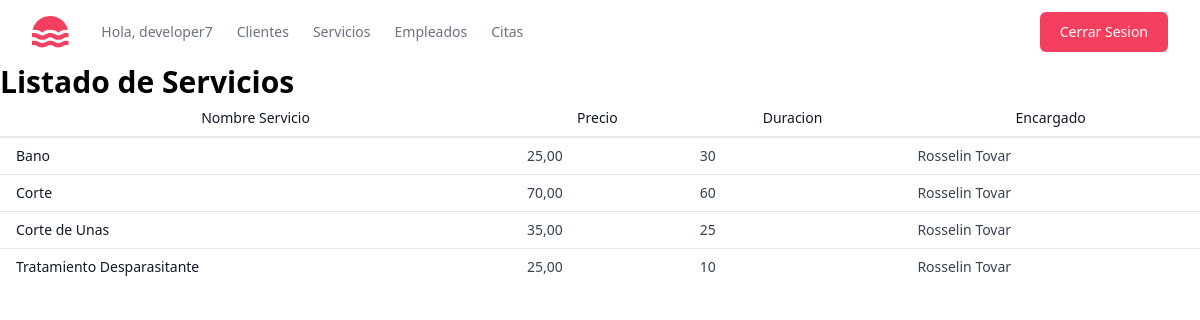
/servicios/listado-servicios/ (signed in), run on the app's committed database.
### servicios/models.py (models this page shows, shortened)
class Servicio(models.Model):
    nombre = models.CharField(max_length=100)
    realizado_por = models.ForeignKey(
        Empleado, on_delete=models.CASCADE, related_name="servicios"
    )
    descripcion = models.TextField()
    precio = models.DecimalField(max_digits=10, decimal_places=2)
    duracion = models.IntegerField()

### empleados/models.py (models this page shows)
class Empleado(models.Model):
    nombre = models.CharField(max_length=50)
    apellido = models.CharField(max_length=50)
    dni = models.CharField(max_length=8, unique=True)
    telefono = models.CharField(max_length=10)
    correo = models.EmailField(max_length=50)
    fecha_ingreso = models.DateField()
    def __str__(self):
        return f"{self.nombre} {self.apellido}"

### servicios/views.py (the view)
# urls.py: path("listado-servicios/", ListadoServicios.as_view(), name="listado_servicios"),
class ListadoServicios(ListView):
    model = Servicio
    template_name = "servicios/listado_servicios.html"
    context_object_name = "servicios"

### servicios/templates/servicios/listado_servicios.html
{% extends "base.html" %} {% block content %}
<h1 class="text-3xl font-bold">Listado de Servicios</h1>
<div class="overflow-x-auto">
  <table class="min-w-full divide-y-2 divide-gray-200 bg-white text-sm">
    <thead class="ltr:text-left rtl:text-right">
      <tr>
        <th class="whitespace-nowrap px-4 py-2 font-medium text-gray-900">
          Nombre Servicio
        </th>
        <th class="whitespace-nowrap px-4 py-2 font-medium text-gray-900">
          Precio
        </th>
        <th class="whitespace-nowrap px-4 py-2 font-medium text-gray-900">
          Duracion
        </th>
        <th class="whitespace-nowrap px-4 py-2 font-medium text-gray-900">
          Encargado
        </th>
      </tr>
    </thead>
    <tbody class="divide-y divide-gray-200">
      {% for servicio in servicios %}
      <tr>
        <td class="whitespace-nowrap px-4 py-2 font-medium text-gray-900">
          {{ servicio.nombre }}
        </td>
        <td class="whitespace-nowrap px-4 py-2 text-gray-700">
          {{ servicio.precio }}
        </td>
        <td class="whitespace-nowrap px-4 py-2 text-gray-700">
          {{ servicio.duracion }}
        </td>
        <td class="whitespace-nowrap px-4 py-2 text-gray-700">
          {{ servicio.realizado_por }}
        </td>
      </tr>
      {% endfor %}
    </tbody>
  </table>
</div>
{% endblock %}

### templates/base.html (shortened to what this page needs)
<!DOCTYPE html>
<html lang="es">
  <head>
    <script src="https://cdn.tailwindcss.com"></script>
  </head>
  <header class="bg-white">
    <div
      class="mx-auto flex h-16 max-w-screen-xl items-center gap-8 px-4 sm:px-6 lg:px-8"
    >
      <a class="block text-rose-500" href="#">
      </a>
      <div class="flex flex-1 items-center justify-end md:justify-between">
        <nav aria-label="Global" class="hidden md:block">
          <ul class="flex items-center gap-6 text-sm">
            <li>
              <span
                class="text-gray-500 transition hover:text-gray-500/75"
                href="{% url 'listado_clientes' %}"
              >
                Hola, {{ user.username }}
              </span>
            </li>
            <li>
              <a
                class="text-gray-500 transition hover:text-gray-500/75"
                href="{% url 'listado_clientes' %}"
              >
                Clientes
              </a>
            </li>
            <li>
              <a
                class="text-gray-500 transition hover:text-gray-500/75"
                href="{% url 'listado_servicios' %}"
              >
                Servicios
              </a>
            </li>
            <li>
              <a
                class="text-gray-500 transition hover:text-gray-500/75"
                href="{% url 'lista_empleados' %}"
              >
                Empleados
              </a>
            </li>
            <li>
              <a
                class="text-gray-500 transition hover:text-gray-500/75"
                href="{% url 'listado_citas' %}"
              >
                Citas
              </a>
            </li>
          </ul>
        </nav>
        <div class="flex items-center gap-4">
          <div class="sm:flex sm:gap-4">
            {% if not user.is_authenticated %}
            <a
              class="block rounded-md bg-rose-500 px-5 py-2.5 text-sm font-medium text-white transition hover:bg-rose-600"
              href="{% url 'login' %}"
            >
              Inciar Sesion
            </a>
            <a
              class="hidden rounded-md bg-gray-100 px-5 py-2.5 text-sm font-medium text-rose-500 transition hover:text-teal-600/75 sm:block"
              href="#"
            >
              Registrar
            </a>
          </div>
          {% else %}
          <form method="post" action="{% url 'logout' %}">
            <button
              class="block rounded-md bg-rose-500 px-5 py-2.5 text-sm font-medium text-white transition hover:bg-rose-600"
              type="submit"
            >
              Cerrar Sesion
            </button>
          </form>
          {% endif %}
        </div>
      </div>
    </div>
  </header>
  <body>
    {% if user.is_authenticated %} {% block content %} {% endblock %} {% else %}
    <h1>Para poder ver este contenido debes iniciar sesion</h1>
    {% endif %}
  </body>
</html>

### data on the page
Servicio: nombre "Bano", precio "25,00", duracion "30", realizado_por "Rosselin Tovar"
Servicio: nombre "Corte", precio "70,00", duracion "60", realizado_por "Rosselin Tovar"
Servicio: nombre "Corte de Unas", precio "35,00", duracion "25", realizado_por "Rosselin Tovar"
Servicio: nombre "Tratamiento Desparasitante", precio "25,00", duracion "10", realizado_por "Rosselin Tovar"

### other printed values
{{ user.username }} "developer7"
